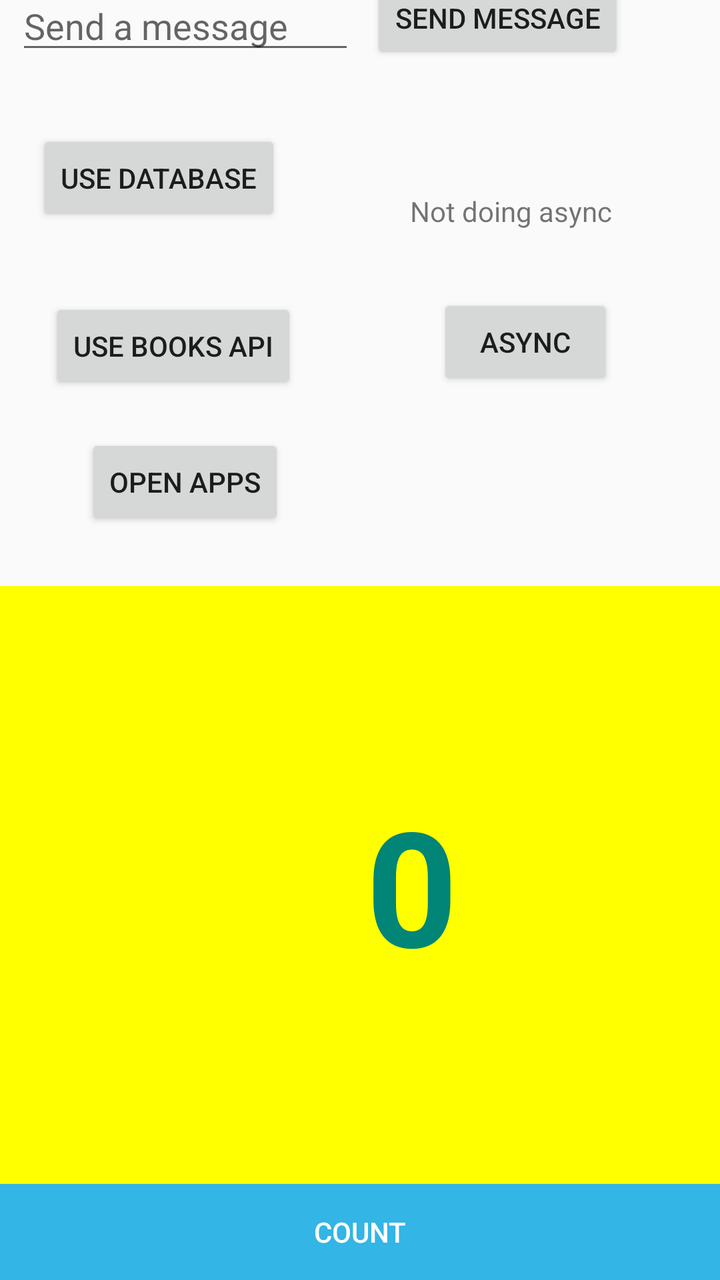
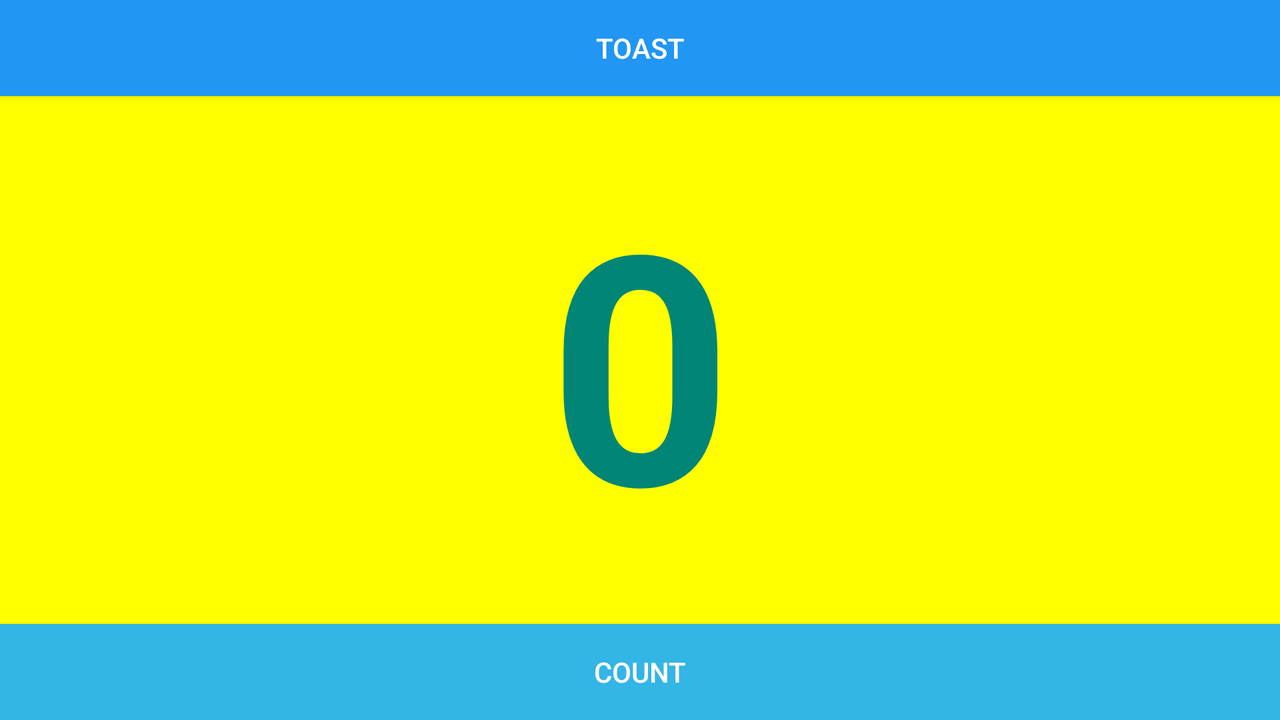

First picture: res/layout/ on a phone held upright. Second picture: the repository's own variant of that layout, on a device whose configuration matches the variant's folder. Source for both follows.
<!-- AndroidManifest.xml: application theme AppTheme -->
<!-- res/layout/activity_main.xml -->
<?xml version="1.0" encoding="utf-8"?>
<androidx.constraintlayout.widget.ConstraintLayout xmlns:android="http://schemas.android.com/apk/res/android"
    xmlns:app="http://schemas.android.com/apk/res-auto"
    xmlns:tools="http://schemas.android.com/tools"
    android:layout_width="match_parent"
    android:layout_height="match_parent"
    tools:context=".MainActivity">



    <TextView
        android:id="@+id/text_header_reply"
        android:layout_width="wrap_content"
        android:layout_height="wrap_content"
        android:layout_marginStart="8dp"
        android:layout_marginTop="16dp"
        android:text="@string/text_header_reply"
        android:textAppearance="@style/TextAppearance.AppCompat.Medium"
        android:textStyle="bold"
        android:visibility="invisible"
        app:layout_constraintStart_toStartOf="parent"
        app:layout_constraintTop_toTopOf="parent" />

    <TextView
        android:id="@+id/text_message_reply"
        android:layout_width="wrap_content"
        android:layout_height="wrap_content"
        android:layout_marginStart="8dp"
        android:layout_marginTop="8dp"
        android:visibility="invisible"
        app:layout_constraintStart_toStartOf="parent"
        app:layout_constraintTop_toBottomOf="@+id/text_header_reply" />

    <Button
        android:id="@+id/button_count"
        android:layout_width="0dp"
        android:layout_height="wrap_content"
        android:background="@android:color/holo_blue_light"
        android:onClick="countUp"
        android:text="@string/button_label_count"
        android:textAlignment="center"
        android:textColor="@android:color/white"
        app:layout_constraintBottom_toBottomOf="parent"
        app:layout_constraintEnd_toEndOf="parent"
        app:layout_constraintStart_toStartOf="parent" />

    <TextView
        android:id="@+id/show_count"
        android:layout_width="412dp"
        android:layout_height="299dp"
        android:background="#FFFF00"
        android:gravity="center_vertical"
        android:text="@string/count_init_value"
        android:textAlignment="center"
        android:textColor="@color/colorPrimary"
        android:textSize="80dp"
        android:textStyle="bold"
        app:layout_constraintBottom_toTopOf="@+id/button_count"
        app:layout_constraintEnd_toEndOf="parent"
        app:layout_constraintHorizontal_bias="0.0"
        app:layout_constraintStart_toStartOf="parent" />

    <Button
        android:id="@+id/button_main"
        android:layout_width="wrap_content"
        android:layout_height="wrap_content"
        android:layout_marginEnd="48dp"
        android:layout_marginBottom="608dp"
        android:onClick="launchSecondActivity"
        android:text="@string/send_button"
        app:layout_constraintBottom_toBottomOf="@+id/button_count"
        app:layout_constraintEnd_toEndOf="parent" />

    <EditText
        android:id="@+id/editText_main"
        android:layout_width="0dp"
        android:layout_height="wrap_content"
        android:layout_marginStart="8dp"
        android:layout_marginEnd="8dp"
        android:layout_marginBottom="560dp"
        android:ems="10"
        android:hint="@string/input_hint"
        android:inputType="textLongMessage"
        app:layout_constraintBottom_toTopOf="@+id/button_count"
        app:layout_constraintEnd_toStartOf="@+id/button_main"
        app:layout_constraintHorizontal_bias="0.0"
        app:layout_constraintStart_toStartOf="parent" />

    <Button
        android:id="@+id/button_goImplicit"
        android:layout_width="wrap_content"
        android:layout_height="wrap_content"
        android:layout_marginTop="20dp"
        android:layout_marginBottom="28dp"
        android:onClick="openImplicitPage"
        android:text="Open apps"
        app:layout_constraintBottom_toTopOf="@+id/show_count"
        app:layout_constraintEnd_toEndOf="parent"
        app:layout_constraintHorizontal_bias="0.164"
        app:layout_constraintStart_toStartOf="parent"
        app:layout_constraintTop_toBottomOf="@+id/button_apis"
        app:layout_constraintVertical_bias="0.0" />

    <TextView
        android:id="@+id/text_async"
        android:layout_width="202dp"
        android:layout_height="37dp"
        android:layout_marginTop="64dp"
        android:text="@string/not_doing_async_text"
        android:textAlignment="center"
        app:layout_constraintEnd_toEndOf="parent"
        app:layout_constraintHorizontal_bias="0.757"
        app:layout_constraintStart_toEndOf="@+id/button_goImplicit"
        app:layout_constraintTop_toBottomOf="@+id/button_main" />

    <Button
        android:id="@+id/button_async"
        android:layout_width="wrap_content"
        android:layout_height="wrap_content"
        android:layout_marginTop="14dp"
        android:layout_marginBottom="54dp"
        android:onClick="startTask"
        android:text="async"
        app:layout_constraintBottom_toTopOf="@+id/show_count"
        app:layout_constraintEnd_toEndOf="parent"
        app:layout_constraintHorizontal_bias="0.588"
        app:layout_constraintStart_toEndOf="@+id/button_goImplicit"
        app:layout_constraintTop_toBottomOf="@+id/text_async"
        app:layout_constraintVertical_bias="0.0" />

    <Button
        android:id="@+id/button_apis"
        android:layout_width="wrap_content"
        android:layout_height="wrap_content"
        android:layout_marginBottom="96dp"
        android:onClick="goToApis"
        android:text="Use Books API"
        app:layout_constraintBottom_toTopOf="@+id/show_count"
        app:layout_constraintEnd_toStartOf="@+id/button_async"
        app:layout_constraintHorizontal_bias="0.262"
        app:layout_constraintStart_toStartOf="parent" />

    <Button
        android:id="@+id/button_db"
        android:layout_width="wrap_content"
        android:layout_height="wrap_content"
        android:layout_marginBottom="36dp"
        android:text="Use database"
        android:onClick="useDatabase"
        app:layout_constraintBottom_toTopOf="@+id/button_apis"
        app:layout_constraintEnd_toEndOf="parent"
        app:layout_constraintHorizontal_bias="0.077"
        app:layout_constraintStart_toStartOf="parent" />

</androidx.constraintlayout.widget.ConstraintLayout>
<!-- resources referenced by this layout -->
<resources>
  <color name="colorPrimary">#008577</color>
  <string name="button_label_count">Count</string>
  <string name="count_init_value">0</string>
  <string name="input_hint">Send a message</string>
  <string name="not_doing_async_text">Not doing async</string>
  <string name="send_button">Send message</string>
  <string name="text_header_reply">Reply Received</string>
  <style name="AppTheme" parent="Theme.AppCompat.Light.DarkActionBar">
          
          <item name="colorPrimary">@color/colorPrimary</item>
          <item name="colorPrimaryDark">@color/colorPrimaryDark</item>
          <item name="colorAccent">@color/colorAccent</item>
      </style>
  <color name="colorPrimaryDark">#00574B</color>
  <color name="colorAccent">#D81B60</color>
</resources>
<!-- res/layout-land/activity_main.xml (the author's variant of the layout above) -->
<!-- drawn on the phone turned sideways -->
<?xml version="1.0" encoding="utf-8"?>
<androidx.constraintlayout.widget.ConstraintLayout xmlns:android="http://schemas.android.com/apk/res/android"
    xmlns:app="http://schemas.android.com/apk/res-auto"
    xmlns:tools="http://schemas.android.com/tools"
    android:layout_width="match_parent"
    android:layout_height="match_parent"
    tools:context=".MainActivity">

    <Button
        android:id="@+id/button_top"
        android:layout_width="0dp"
        android:layout_height="wrap_content"
        android:background="#2196F3"
        android:onClick="showToast"
        android:text="@string/button_label_toast"
        android:textColor="@android:color/white"
        app:layout_constraintEnd_toEndOf="parent"
        app:layout_constraintStart_toStartOf="parent"
        app:layout_constraintTop_toTopOf="parent" />

    <Button
        android:id="@+id/button_count"
        android:layout_width="0dp"
        android:layout_height="wrap_content"
        android:background="@android:color/holo_blue_light"
        android:onClick="countUp"
        android:text="@string/button_label_count"
        android:textColor="@android:color/white"
        app:layout_constraintBottom_toBottomOf="parent"
        app:layout_constraintEnd_toEndOf="parent"
        app:layout_constraintStart_toStartOf="parent" />

    <TextView
        android:id="@+id/show_count"
        android:layout_width="0dp"
        android:layout_height="0dp"
        android:background="#FFFF00"
        android:gravity="center_vertical"
        android:text="@string/count_init_value"
        android:textAlignment="center"
        android:textColor="@color/colorPrimary"
        android:textSize="160sp"
        android:textStyle="bold"
        app:layout_constraintBottom_toTopOf="@+id/button_count"
        app:layout_constraintEnd_toEndOf="parent"
        app:layout_constraintStart_toStartOf="parent"
        app:layout_constraintTop_toBottomOf="@+id/button_top" />
</androidx.constraintlayout.widget.ConstraintLayout>
<!-- resources referenced by the variant -->
<!-- as the phone turned sideways resolves them -->
<resources>
  <color name="colorPrimary">#008577</color>
  <string name="button_label_count">Count</string>
  <string name="button_label_toast">Toast</string>
  <string name="count_init_value">0</string>
  <style name="AppTheme" parent="Theme.AppCompat.Light.DarkActionBar">
          
          <item name="colorPrimary">@color/colorPrimary</item>
          <item name="colorPrimaryDark">@color/colorPrimaryDark</item>
          <item name="colorAccent">@color/colorAccent</item>
      </style>
  <color name="colorPrimaryDark">#00574B</color>
  <color name="colorAccent">#D81B60</color>
</resources>
